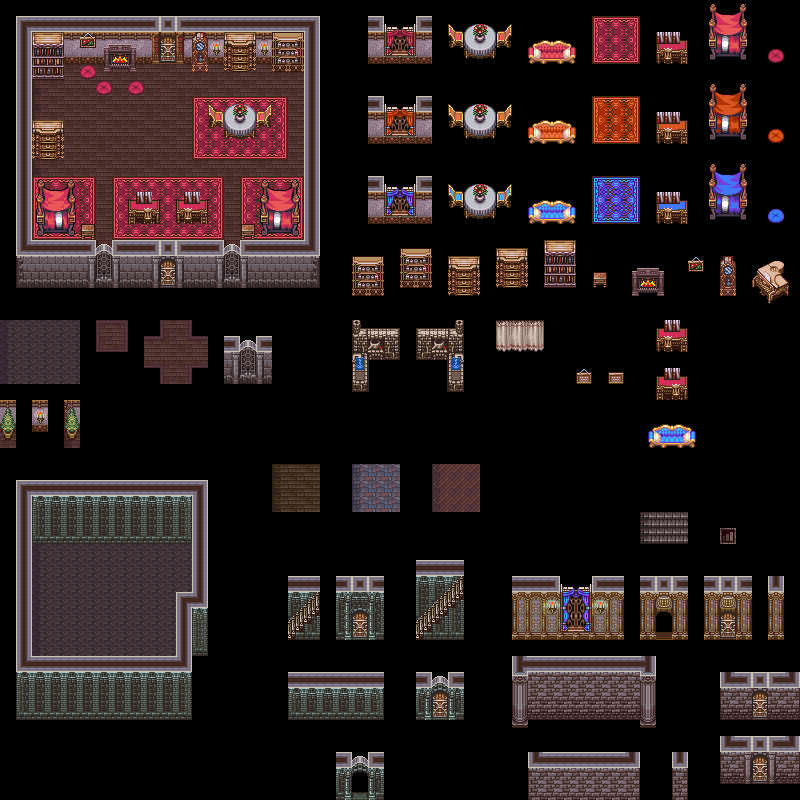

Below is a game level as drawn by its tile map, then a one-line description and the .tmx that defines it (tile-layer data replaced by summaries):
An orthogonal 50x50 tile map with 16x16 px tiles, 17 tile layers (Novy pokoj, Okna, Koberce, Postele, ...), 1 hidden layer not drawn, 5 tilesets.

<map version="1.0" tiledversion="1.1.6" orientation="orthogonal" renderorder="right-down" width="50" height="50" tilewidth="16" tileheight="16" infinite="0" nextobjectid="1">
 <tileset firstgid="1" name="tileset-uby-skola" tilewidth="16" tileheight="16" tilecount="6400" columns="80">
  <image source="tileset-uby-skola.png" width="1280" height="1280" />
 </tileset>
 <tileset firstgid="6401" name="tileset-uby-skola" tilewidth="16" tileheight="16" tilecount="6400" columns="80">
  <image source="tileset-uby-skola.png" width="1280" height="1280" />
 </tileset>
 <tileset firstgid="12801" name="tileset-uby-skola" tilewidth="16" tileheight="16" tilecount="6400" columns="80">
  <image source="tileset-uby-skola.png" width="1280" height="1280" />
 </tileset>
 <tileset firstgid="19201" name="tileset-uby-skola" tilewidth="16" tileheight="16" tilecount="6400" columns="80">
  <image source="tileset-uby-skola.png" width="1280" height="1280" />
 </tileset>
 <tileset firstgid="25601" name="Pokoj-Tom" tilewidth="16" tileheight="16" tilecount="2500" columns="50">
  <image source="Pokoj-Tom.png" width="800" height="800" />
 </tileset>
 <layer name="Pokoj" width="50" height="50" visible="0">
  <data>[2500 cells, 2500 non-empty, 2500 distinct tile ids]</data>
 </layer>
 <layer name="Novy pokoj" width="50" height="50">
  <data>[2500 cells, 2500 non-empty, 2356 distinct tile ids]</data>
 </layer>
 <layer name="Okna" width="50" height="50">
  <data>[2500 cells, 36 non-empty, 12 distinct tile ids]</data>
 </layer>
 <layer name="Koberce" width="50" height="50">
  <data>[2500 cells, 60 non-empty, 9 distinct tile ids]</data>
 </layer>
 <layer name="Postele" width="50" height="50">
  <data>[2500 cells, 24 non-empty, 12 distinct tile ids]</data>
 </layer>
 <layer name="Nocni stolky" width="50" height="50">
  <data>[2500 cells, 2 non-empty, 1 distinct tile ids]</data>
 </layer>
 <layer name="Pracovni stoly" width="50" height="50">
  <data>[2500 cells, 16 non-empty, 8 distinct tile ids]</data>
 </layer>
 <layer name="Koberec" width="50" height="50">
  <data>[2500 cells, 24 non-empty, 9 distinct tile ids]</data>
 </layer>
 <layer name="Stul" width="50" height="50">
  <data>[2500 cells, 12 non-empty, 12 distinct tile ids]</data>
 </layer>
 <layer name="Krb" width="50" height="50">
  <data>[2500 cells, 9 non-empty, 9 distinct tile ids]</data>
 </layer>
 <layer name="Polstare" width="50" height="50">
  <data>[2500 cells, 3 non-empty, 1 distinct tile ids]</data>
 </layer>
 <layer name="Knihovna" width="50" height="50">
  <data>[2500 cells, 6 non-empty, 6 distinct tile ids]</data>
 </layer>
 <layer name="Almara" width="50" height="50">
  <data>[2500 cells, 6 non-empty, 6 distinct tile ids]</data>
 </layer>
 <layer name="Hodiny" width="50" height="50">
  <data>[2500 cells, 3 non-empty, 3 distinct tile ids]</data>
 </layer>
 <layer name="Pradelnik" width="50" height="50">
  <data>[2500 cells, 6 non-empty, 6 distinct tile ids]</data>
 </layer>
 <layer name="Svicny" width="50" height="50">
  <data>[2500 cells, 27 non-empty, 25 distinct tile ids]</data>
 </layer>
 <layer name="Obraz" width="50" height="50">
  <data>[2500 cells, 1 non-empty, 1 distinct tile ids]</data>
 </layer>
 <layer name="Vrstva dlaždic 18" width="50" height="50">
  <data>[2500 cells, 21 non-empty, 21 distinct tile ids]</data>
 </layer>
</map>
